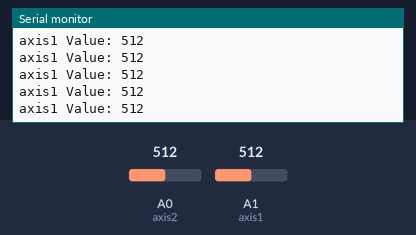
Bench run of a sketch on a simulated Arduino Uno, built with avr-gcc and run on an emulated ATmega328P. On the bench: the last lines printed to the serial monitor. The inputs (shaded band) are chosen by the test bench; at power-on: A0 (axis2) = 512, A1 (axis1) = 512.

Above: at 1.2 s.
1.3 s: A0 (axis2) set to 11
At 2.1 s:
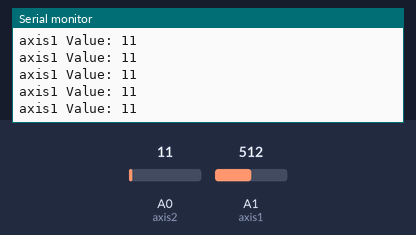
2.8 s: A0 (axis2) set to 8
At 3.3 s:
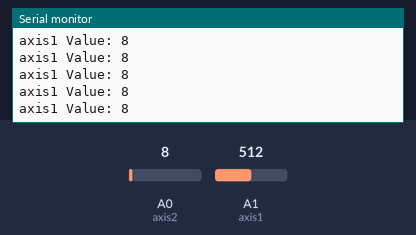
11.8 s: A0 (axis2) set to 993
At 12.3 s:
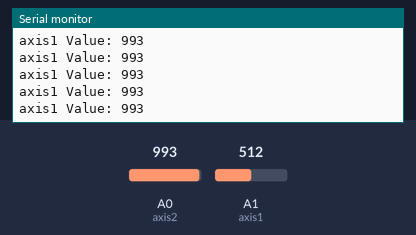
14.8 s: A0 (axis2) set to 1017
At 15.8 s:
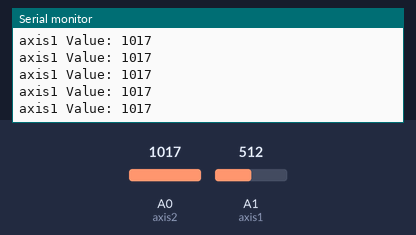
Timing chart, 0 to 17.8 s (numbered marks = the images above; inputs shaded):
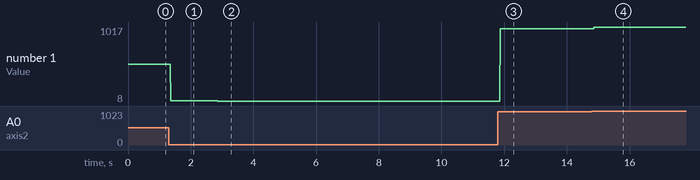

The sketch:

IR_temp.ino
```cpp
// named constant for the pin the sensor is connected to
const int axis1 = A1;
const int axis2 = A0;

void setup() {
  // open a serial connection to display values
  Serial.begin(9600);
}

void loop() {
  // read the value on AnalogIn pin 1
  // and store it in a variable
  int axis1Val = analogRead(axis1);
    int axis2Val = analogRead(axis2);

  Serial.print("axis1 Value: ");
  Serial.println(axis2Val);
//   Serial.print("axis2 Value: ");
//  Serial.println(axis2Val);

  delay(1);
}
```

Measured:
- after the input at 1.3 s, the serial monitor: prints a new line after 0.07 s (image 1)
- after the input at 2.8 s, the serial monitor: prints a new line after 0.07 s (image 2)
- after the input at 11.8 s, the serial monitor: prints a new line after 0.07 s (image 3)
- after the input at 14.8 s, the serial monitor: prints a new line after 0.07 s (image 4)
- plotted number 1: 512 → 11 after the input at 1.3 s, 11 → 8 after the input at 2.8 s, 8 → 993 after the input at 11.8 s, 993 → 1017 after the input at 14.8 s
